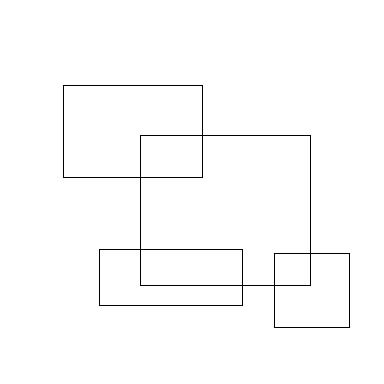
#> input picture harris/ex1.png, 384 x 384 px, found by its file name
$ jupyter execute --allow-errors harris.ipynb   (shell and % lines are left out)
#> lines starting #> are read from the running program, lines starting #| are printed output that depends on the picture; after the words box and inside, x2 and y2 are one past the last pixel; in counts of white or black regions, pixels touching at a corner belong together
# Harris algorithm

В ходе выполнения лабораторной работы был реализован алгоритм детекции углов Харриса с применением CUDA.

**Входные данные:**

*   изображение в градациях серого;
*   пороговое значение.

**Выходные данные:**

* время выполнения с использованием GPU;
* время выполнения без GPU;
* изображение, полученное в результате применения алгоритма (выводится и сохраняется в файл).

[cell 1]
import numpy as np
from numba import cuda
from time import time
import cv2
from google.colab.patches import cv2_imshow
import matplotlib.pyplot as plt

[cell 2]
img_src = cv2.imread("/content/ex1.png")
#> img_src is the input picture: shape (384, 384, 3); 98.8% white; black in thin lines or dots, all inside (x1, y1, x2, y2) = (63, 85, 350, 328)
im = cv2.cvtColor(img_src, cv2.COLOR_BGR2GRAY)
print("Исходное изображение")
cv2_imshow(img_src)

[cell 3]
# пороговое значение
threshold = 10000.0

## Реализация на GPU

[cell 4]
@cuda.jit
def harris_gpu(im, a, w, h):
  i, j = cuda.grid(2)
  # вычисляем используя оператор Собеля
  Ix = im[i-1][j-1]*-1 + im[i-1][j+1]*1 + im[i][j-1]*-2 + im[i][j+1]*2 + im[i+1][j-1]*-1 + im[i+1][j+1]*1
  Iy = im[i-1][j-1]*-1 + im[i-1][j]*-2 + im[i-1][j+1]*-1 + im[i+1][j-1]*1 + im[i+1][j]*2 + im[i+1][j+1]*1
  Ixx = Ix ** 2
  Iyy = Iy ** 2
  Ixy = Ix * Iy
  detA = Ixx * Iyy
  traceA = Ixx + Iyy
  a[i][j] = detA - 0.05 * traceA ** 2

[cell 5]
print('Harris GPU')

img_array = np.array(im)

# ширина и высота изображения
w = img_array.shape[0]
#> w = 384
h = img_array.shape[1]
#> h = 384

# массив под результат
a = np.zeros((w, h), dtype=np.int16)

#> (the rest of this cell did not finish here and is left out)

## Реализация на CPU

[cell 6]
print('Harris CPU')

gray = np.float32(im)

start = time()
dst = cv2.cornerHarris(gray, 2, 3, 0.05)
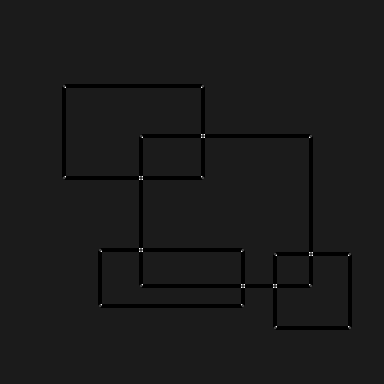
#> dst: shape (384, 384) float32; min -52853132, max 432528576, mean -2194731.2; drawn with min black and max white
time_cpu = time() - start
print('time:', time_cpu)

img_src[dst > 0.01 * dst.max()] = [0, 0, 255]
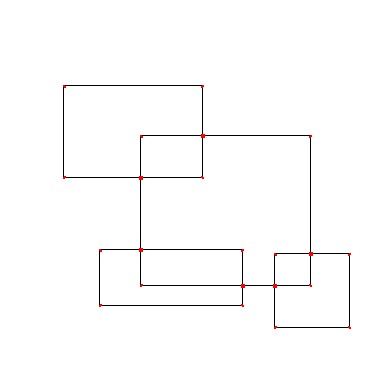
#> img_src: shape (384, 384, 3); 0.14% of pixels changed, all inside (x1, y1, x2, y2) = (63, 85, 351, 329)

cv2.imwrite('cpu_result.png', img_src)
cv2_imshow(img_src)
